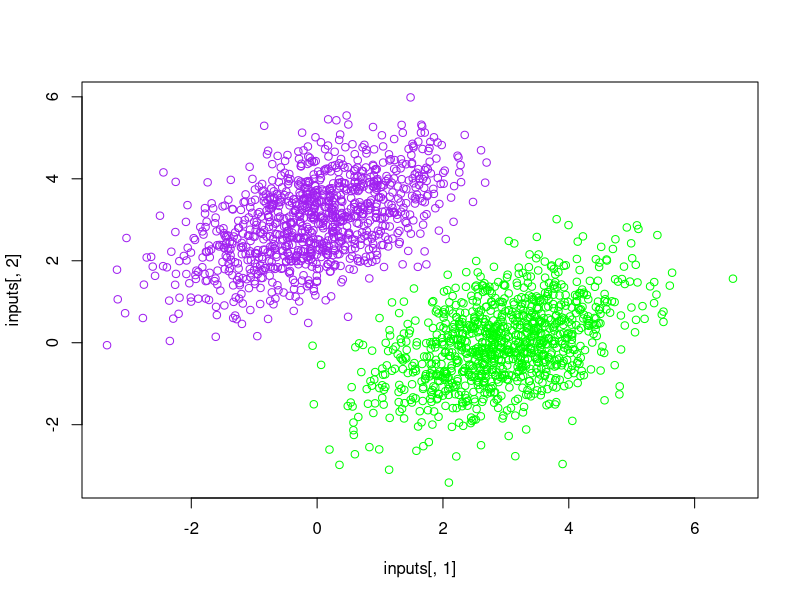

The R source for this figure: (Note: this script raises an error after producing the figure.)
#devtools::install_github("rstudio/tensorflow")
#library(tensorflow)
#install_tensorflow()
#miniconda install
#hello <- tf$constant("Hello")
#print(hello)
num_samples_per_class <- 1000
Sigma <- rbind(c(1, 0.5), c(0.5, 1))
negative_samples <- MASS::mvrnorm(n = num_samples_per_class, mu = c(0, 3), Sigma = Sigma)
positive_samples <- MASS::mvrnorm(n = num_samples_per_class, mu = c(3, 0), Sigma = Sigma)
inputs <- rbind(negative_samples, positive_samples)
targets <- rbind(array(0, dim = c(num_samples_per_class, 1)), array(1, dim = c(num_samples_per_class, 1)))
plot(x = inputs[,1], y = inputs[,2], col = ifelse(targets[,1] == 0, "purple", "green"))
input_dim <- 2
output_dim <- 1
W <- tf$Variable(initial_value = tf$random$uniform(shape(input_dim, output_dim)))
b <- tf$Variable(initial_value = tf$zeros(shape(output_dim)))
model <- function(inputs)
  tf$matmul(inputs, W) + b
square_loss <- function(targets, predictions){
  per_sample_losses <- (targets - predictions)^2
  mean(per_sample_losses)
}
learning_rate <- 0.1
training_step <- function(inputs, targets){
  with(tf$GradientTape() %as% tape, {
    predictions <- model(inputs)
    loss <- square_loss(predictions, targets)
  })
  grad_loss_wrt <- tape$gradient(loss, list(W = W, b = b))
  W$assign_sub(grad_loss_wrt$W * learning_rate)
  b$assign_sub(grad_loss_wrt$b * learning_rate)
  loss
}
inputs <- as_tensor(inputs, dtype = "float32")
for (step in seq(40)) {
  loss <- training_step(inputs, targets)
  cat(sprintf("Loss at step %s: %.4f\n", step, loss))
  
}
predictions <- model(inputs)
inputs <- as.array(inputs)
predictions <- as.array(predictions)
plot(inputs[,1], inputs[,2], col = ifelse(predictions[,1] <= 0.5, "purple", "green"))
slope <- -W[1,]/W[2,]
intercept <- (0.5-b)/W[2,]
abline(as.array(intercept), as.array(slope), col = "red")






